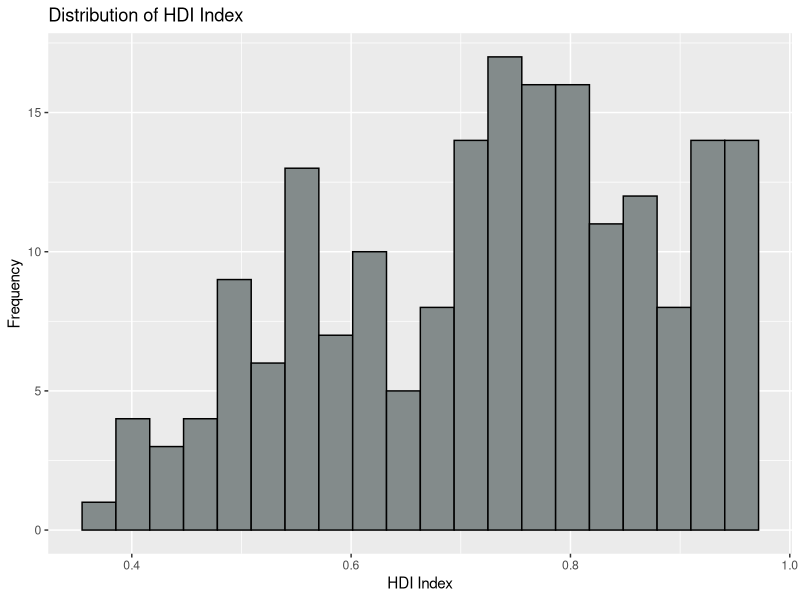
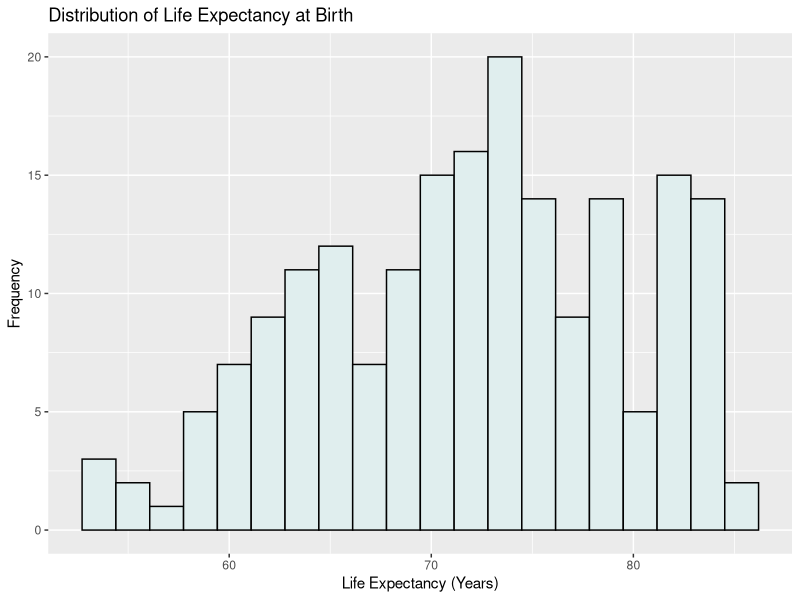
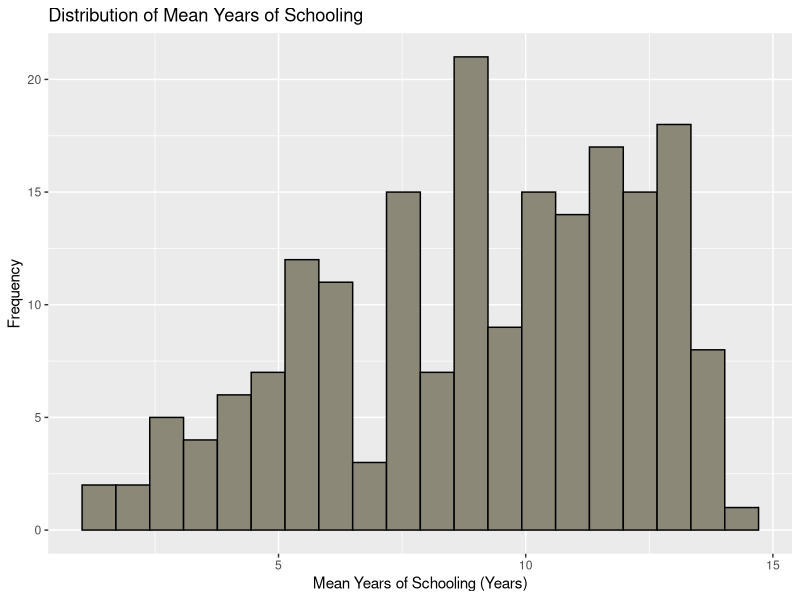
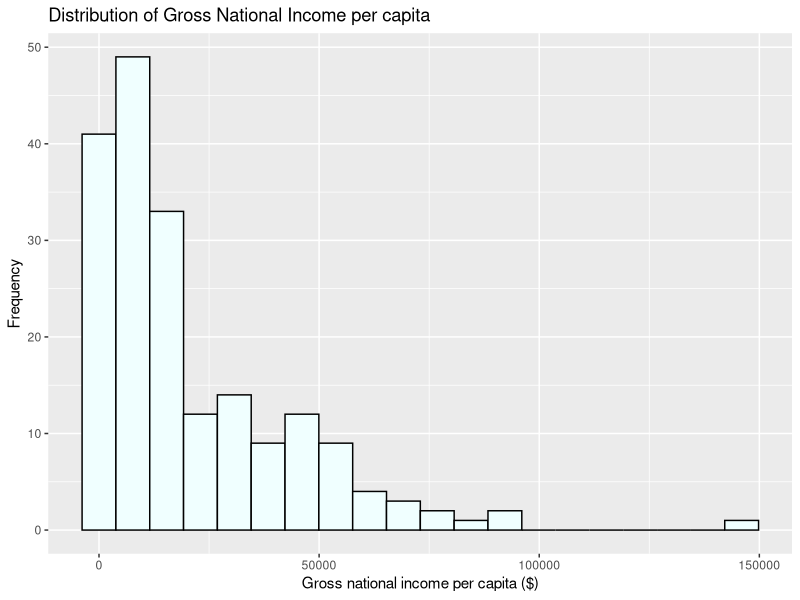
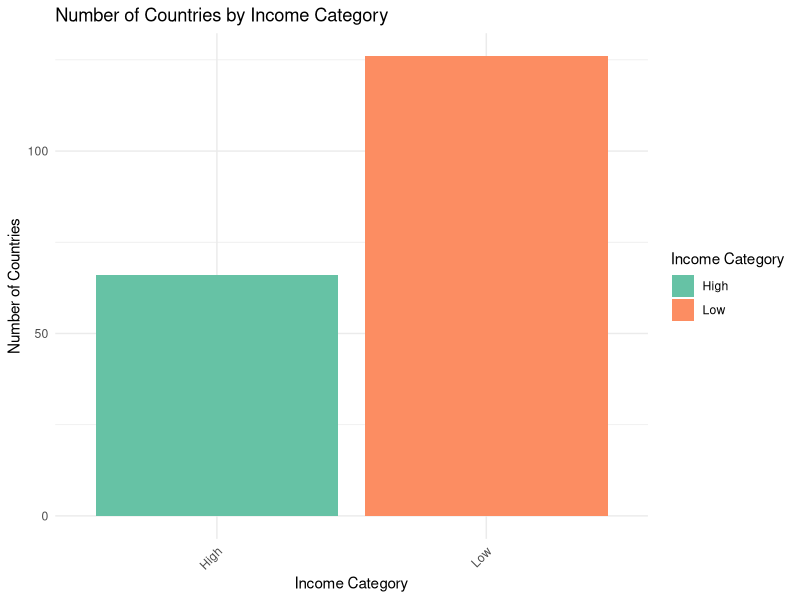
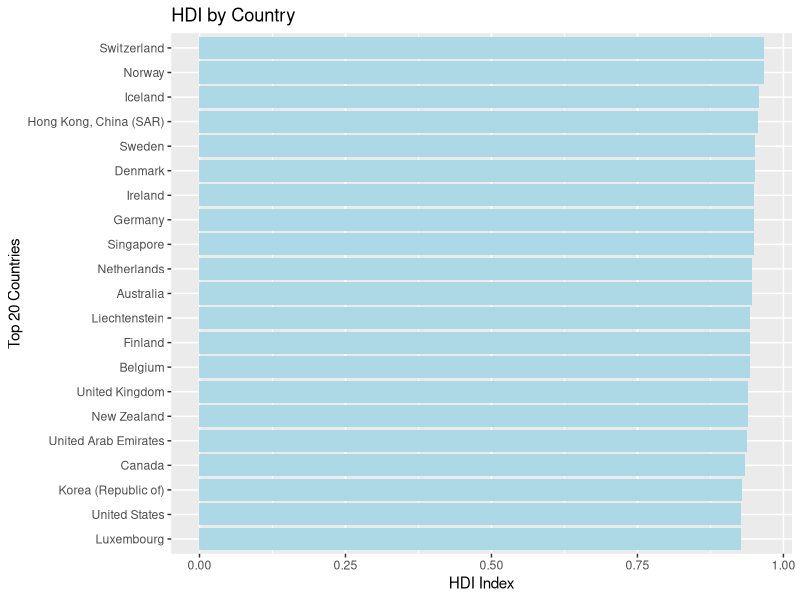
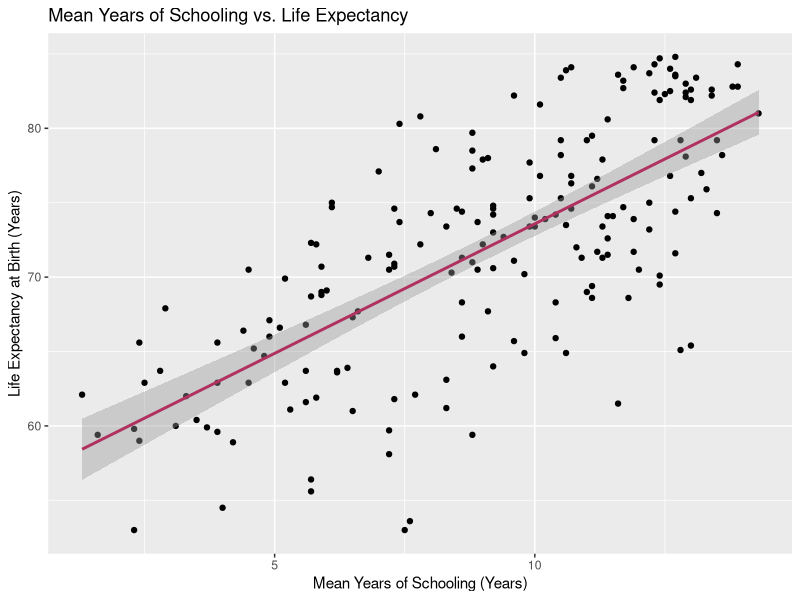
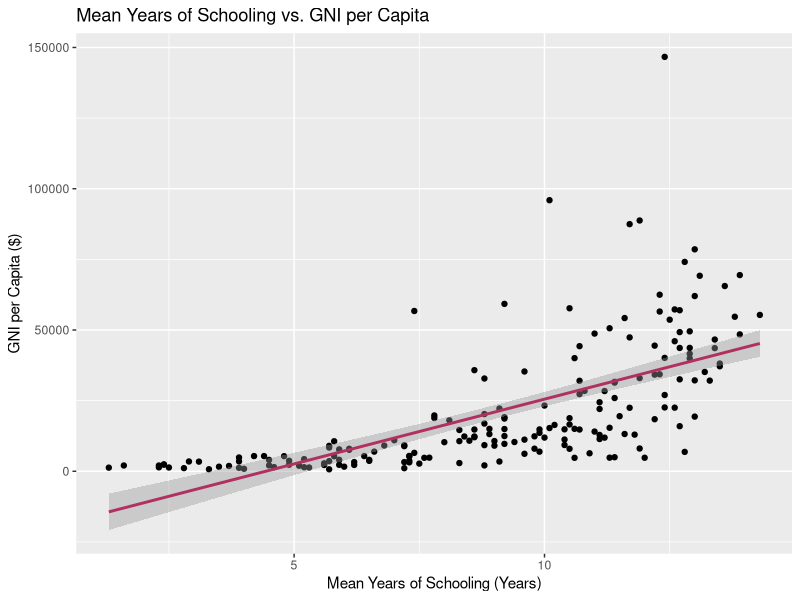

Here is the R script that generated these plots, in order:
## ---- chunk 1
knitr::opts_chunk$set(echo = FALSE)
## ---- chunk 2
library(readr)
library(ggplot2)
library(bslib)
library(knitr)
library(dplyr)
library(tidyr)
hdiData <- read.csv("Human Development Index Data - HDI.csv")
## ---- chunk 3
knitr::include_graphics("https://upload.wikimedia.org/wikipedia/commons/thumb/f/fb/Average_annual_HDI_growth_from_2010_to_2021_published_in_2022.png/700px-Average_annual_HDI_growth_from_2010_to_2021_published_in_2022.png")
## ---- chunk 4
hdisubset <- na.omit(hdiData) |>
  select(Country, Human.Development.Index..HDI., Life.expectancy.at.birth, Mean.years.of.schooling, Expected.years.of.schooling, Gross.national.income..GNI..per.capita)


# Create a table with variable name, type, and description
variable_info <- data.frame(
  Variable = c("Country", "Human.Develoopment.Index..HDI.", "Life.expectancy.at.birth", 
               "Mean.years.of.schooling", "Expected.years.of.schooling", 
               "Gross.national.income..GNI..per.capita" ),
  Type = c("String", "Numeric", "Numeric", "Numeric", "Numeric", "Numeric"),
  Description = c(
    "Name of the country.",
    "Human Development Index (HDI) score for the country, a composite measure of overall human development.",
    "Average life expectancy at birth, indicating the health status of the population.",
    "Average years of schooling received by people ages 25 and older, reflecting educational attainment.",
    "Expected years of schooling for children of school-entry age, indicating potential educational outcomes.",
    "Gross National Income per capita (in USD), showing the economic prosperity of the country."
  )
)

kable(variable_info, caption = "Variable Descriptions for HDI Dataset", align = c('l', 'c', 'l'))

## ---- chunk 5
ggplot(hdisubset, aes(x = Human.Development.Index..HDI.)) + 
  geom_histogram(bins = 20, fill = "azure4", color = "black") + 
  labs(title = "Distribution of HDI Index", x = "HDI Index", y = "Frequency")

## ---- chunk 6
summary(hdisubset$Human.Development.Index..HDI.)
sd(hdisubset$Human.Development.Index..HDI.)

## ---- chunk 7
ggplot(hdisubset, aes(x = Life.expectancy.at.birth)) + 
  geom_histogram(bins = 20, fill = "azure2", color = "black") + 
  labs(title = "Distribution of Life Expectancy at Birth", x = "Life Expectancy (Years)", y = "Frequency")

## ---- chunk 8
summary(hdisubset$Life.expectancy.at.birth)
sd(hdisubset$Life.expectancy.at.birth)

## ---- chunk 9
ggplot(hdisubset, aes(x = Mean.years.of.schooling)) + 
  geom_histogram(bins = 20, fill = "cornsilk4", color = "black") + 
  labs(title = "Distribution of Mean Years of Schooling", x = "Mean Years of Schooling (Years)", y = "Frequency")
## ---- chunk 10
summary(hdisubset$Mean.years.of.schooling)
sd(hdisubset$Mean.years.of.schooling)
## ---- chunk 11


hdi_long <- hdisubset %>%
  pivot_longer(cols = c(Mean.years.of.schooling, Expected.years.of.schooling), 
               names_to = "schooling_type", 
               values_to = "years")

hdisubset$schooling_gap <- hdisubset$Expected.years.of.schooling - hdisubset$Mean.years.of.schooling

schooling_gap_table <- hdisubset[, c("Country", "schooling_gap")]

kable(
  schooling_gap_table,
  col.names = c("Country", "Schooling Gap"),
  caption = "Schooling Gap Across Countries",
  format = "markdown"
)

## ---- chunk 12


hdisubset$Gross.national.income..GNI..per.capita <- as.numeric(gsub(",", "", hdisubset$Gross.national.income..GNI..per.capita))
ggplot(hdisubset, aes(x = Gross.national.income..GNI..per.capita)) + 
  geom_histogram(bins = 20, fill = "azure1", color = "black") + 
  labs(title = "Distribution of Gross National Income per capita", x = "Gross national income per capita ($)", y = "Frequency")

hdisubset$income_category <- ifelse(hdisubset$Gross.national.income..GNI..per.capita > 20000, "High", "Low")


## ---- chunk 13
summary(hdisubset$Gross.national.income..GNI..per.capita)
sd(hdisubset$Gross.national.income..GNI..per.capita)
## ---- chunk 14

ggplot(hdisubset, aes(x = income_category, fill = income_category)) +
  geom_bar() +
  labs(
    title = "Number of Countries by Income Category",
    x = "Income Category",
    y = "Number of Countries"
  ) +
  theme_minimal() +
  theme(axis.text.x = element_text(angle = 45, hjust = 1)) +
  scale_fill_brewer(palette = "Set2", name = "Income Category")


## ---- chunk 15
ggplot(hdisubset |> 
         top_n(20, Human.Development.Index..HDI.), aes(x=reorder(Country, Human.Development.Index..HDI.), y = Human.Development.Index..HDI.)) + 
  geom_bar(stat = "identity", fill = "lightblue") + 
  coord_flip() +
  labs(title = "HDI by Country", x = "Top 20 Countries", y = "HDI Index")
 
## ---- chunk 16
ggplot(hdisubset, aes( x = Mean.years.of.schooling, y = Life.expectancy.at.birth)) + 
  geom_point(color = "black") +
  geom_smooth(method = "lm", color = "maroon") + 
  labs(title = "Mean Years of Schooling vs. Life Expectancy", x = "Mean Years of Schooling (Years)", y = "Life Expectancy at Birth (Years)")
cor(hdisubset$Mean.years.of.schooling, hdisubset$Life.expectancy.at.birth, use = "complete.obs")
## ---- chunk 17
ggplot(hdisubset, aes(x = Mean.years.of.schooling, y = Gross.national.income..GNI..per.capita)) + 
  geom_point(color = "black") +
  geom_smooth(method = "lm", color = "maroon") + 
  labs(title = "Mean Years of Schooling vs. GNI per Capita", x = "Mean Years of Schooling (Years)", y= "GNI per Capita ($)")
cor(hdisubset$Mean.years.of.schooling, hdisubset$Gross.national.income..GNI..per.capita, use = "complete.obs")

## ---- chunk 18
ggplot(hdisubset, aes(x= Human.Development.Index..HDI., y = Life.expectancy.at.birth))+
  geom_point(color = "black") + 
  geom_smooth(method = "lm", color = "maroon") +
  labs(title = "HDI vs. Life Expectancy at Birth", x = "HDI Index", y = "Life Expectancy at Birth")
cor(hdisubset$Human.Development.Index..HDI., hdisubset$Life.expectancy.at.birth, use = "complete.obs")
## ---- chunk 19
ggplot(hdisubset, aes(x = Life.expectancy.at.birth, y = Gross.national.income..GNI..per.capita, size = Mean.years.of.schooling)) +
  geom_point(alpha = 0.7, color = "blue") +
  scale_size_continuous(range = c(2, 10)) +
  labs(title = "Life Expectancy vs. GNI Per Capita with Mean Years of Schooling as Bubble Size",
       x = "Life Expectancy",
       y = "GNI Per Capita",
       size = "Mean Years of Schooling") +
  theme_minimal()
## ---- chunk 20
na_counts <- sapply(hdisubset, function(x) sum(is.na(x)))
